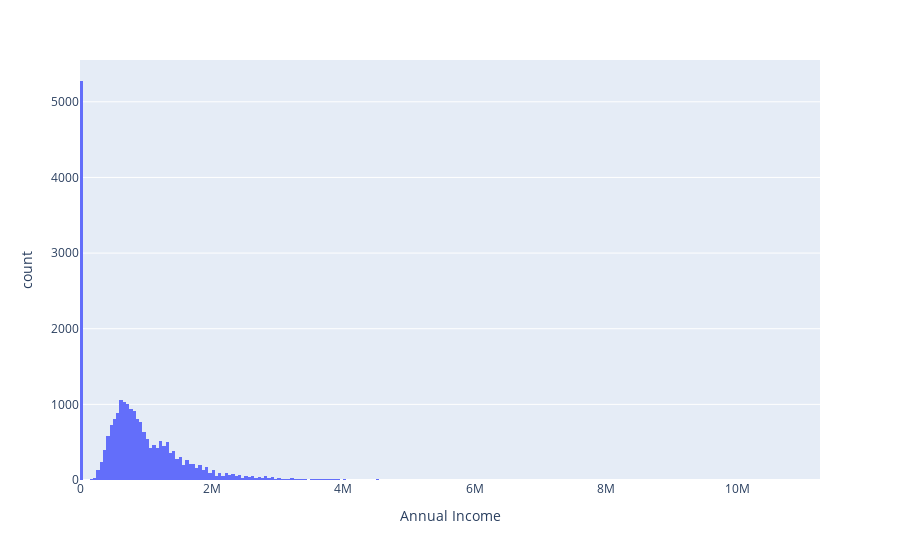

Source (notebook cell):
### Code cell
px.histogram(df, "Annual Income")

### Figure 1 — Plotly figure (JSON) as saved in the notebook; plotly's stock layout.template omitted (floating-point values rounded to 4 significant figures; data arrays with more than 128 entries replaced by an {"elided": "..."} marker saying what was removed)
{"data": [{"bingroup": "x", "hovertemplate": "Annual Income=%{x}<br>count=%{y}<extra></extra>", "legendgroup": "", "marker": {"color": "#636efa", "pattern": {"shape": ""}}, "name": "", "orientation": "v", "showlegend": false, "type": "histogram", "x": {"elided": "23906 int values"}, "xaxis": "x", "yaxis": "y"}], "layout": {"barmode": "relative", "legend": {"tracegroupgap": 0}, "margin": {"t": 60}, "xaxis": {"anchor": "y", "domain": [0, 1], "title": {"text": "Annual Income"}}, "yaxis": {"anchor": "x", "domain": [0, 1], "title": {"text": "count"}}}}
